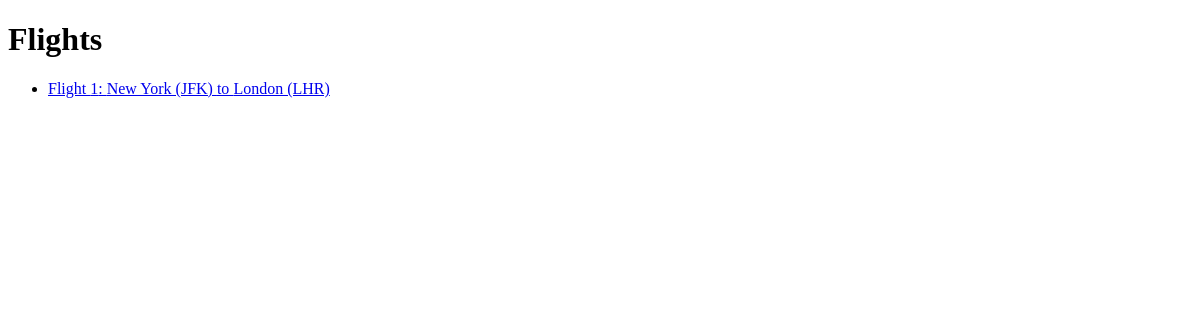
/flights/, run on an earlier commit of the app's database.
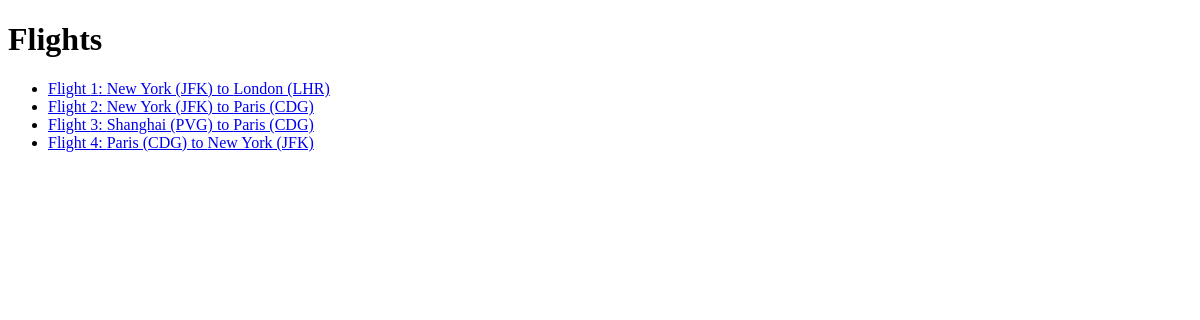
And on a later commit of the database.
### flights/models.py (models this page shows, shortened)
class Flight(models.Model):
    origin = models.ForeignKey(
        Airport, on_delete=models.CASCADE, related_name="departures")
    destination = models.ForeignKey(
        Airport, on_delete=models.CASCADE, related_name="arrivals")
    duration = models.IntegerField()

class Airport(models.Model):
    code = models.CharField(max_length=3)
    city = models.CharField(max_length=64)
    def __str__(self):
        return f"{self.city} ({self.code})"

### flights/views.py (the view)
# urls.py: path("", views.index, name="index"),
def index(request):
    return render(request, "flights/index.html", {
        "flights": Flight.objects.all()
    })

### flights/templates/flights/index.html
{% extends "flights/layout.html" %}
{% block body %}
    <h1>Flights</h1>
    <ul>
        {% for flight in flights %}
            <li>
                <a href="{% url 'flight' flight.id %}">
                    Flight {{ flight.id }}: {{ flight.origin }} to {{ flight.destination }}
                </a>
            </li>
        {% endfor %}
    </ul>
{% endblock %}

### flights/templates/flights/layout.html (shortened to what this page needs)
<!DOCTYPE html>
<html lang="en">
    <head>
    </head>
    <body>
        {% block body %}
        {% endblock %}
    </body>
</html>

What changed in the data, as far as the page shows it:
added Flight: id "2", origin "New York (JFK)", destination "Paris (CDG)"
added Flight: id "3", origin "Shanghai (PVG)", destination "Paris (CDG)"
added Flight: id "4", origin "Paris (CDG)", destination "New York (JFK)"
